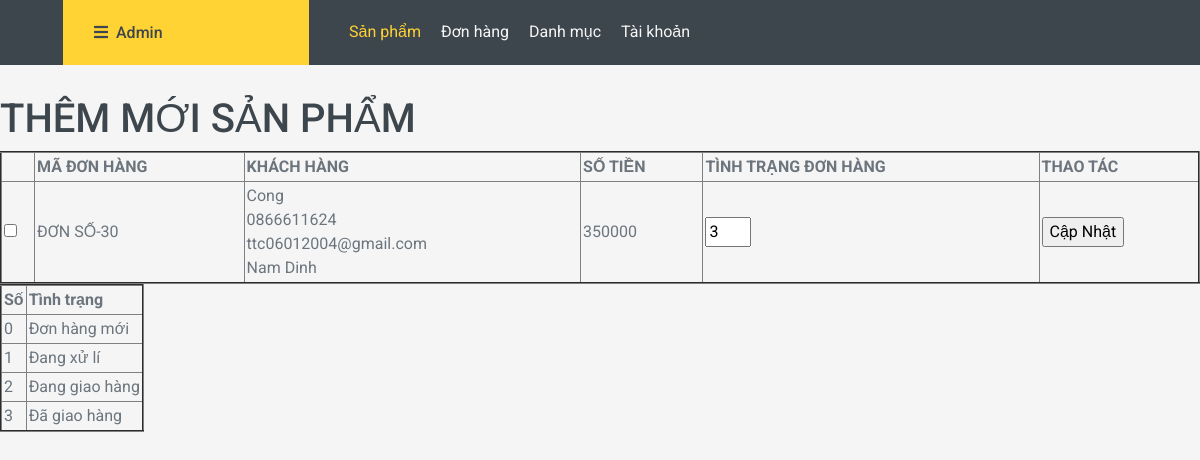
Screenshot of /admin/index.php?act=suabill&idbill=30 with the database file from the repository.
### tables this page shows
CREATE TABLE `tbl_order` (
  `id_order` int(11) NOT NULL,
  `id_user` int(11) NOT NULL,
  `hoten` varchar(250) NOT NULL,
  `sdt` varchar(255) NOT NULL,
  `email` varchar(250) NOT NULL,
  `diachi` varchar(250) NOT NULL,
  `tongtien` int(11) NOT NULL,
  `pttt` tinyint(4) NOT NULL COMMENT '1.Thanh toán trực tiếp\r\n2.Chuyển khoản',
  `ngaydathang` datetime NOT NULL,
  `trangthai` tinyint(4) NOT NULL COMMENT '0: Đơn hàng mới\r\n1.Đang xử lý\r\n2.Đang giao hàng\r\n3.Đã giao hàng'
);

### model/pdo.php (called while the page is built, shortened)
<?php
function pdo_get_connection(){
    $servername = "localhost";
    $username = "root";
    $password = "";
    try {
        $conn = new PDO("mysql:host=$servername;dbname=du_an_01", $username, $password);
        $conn->setAttribute(PDO::ATTR_ERRMODE, PDO::ERRMODE_EXCEPTION);
        return $conn;
    } catch(PDOException $e) {
        echo "Connection failed: " . $e->getMessage();
    }
}
function pdo_query_one($sql){
    $sql_args=array_slice(func_get_args(),1);
    try{
        $conn=pdo_get_connection();
        $stmt=$conn->prepare($sql);
        $stmt->execute($sql_args);
        $row=$stmt->fetch(PDO::FETCH_ASSOC);
        return $row;
    }
    catch(PDOException $e){
        throw $e;
    }
    finally{
        unset($conn);
    }
}
?>

### model/order.php (called while the page is built, shortened)
<?php
function loadone_bill($id){
    $sql = "select * from tbl_order where id_order=".$id;
    $result = pdo_query_one($sql);
    return $result;
}
?>

### admin/bill/update.php (the view, shortened to what this page needs)
<div class="row2">
    <div class="row2 font_title">
        <h1>THÊM MỚI SẢN PHẨM</h1>
    </div>
        </div>
        <table border = "2" cellpadding="2"border-collapse:collapse width="100%">
                    <tr>
                        <th></th>
                        <th>MÃ ĐƠN HÀNG</th>
                        <th>KHÁCH HÀNG</th>
                        <th>SỐ TIỀN</th>
                        <th>TÌNH TRẠNG ĐƠN HÀNG</th>
                        <th>THAO TÁC</th>
                    </tr>
                    <?php
                            extract($bill);
                            $kh = $bill["hoten"].'
                            <br> '.$bill["sdt"].'
                            <br> '.$bill["email"].'
                            <br> '.$bill["diachi"];
                            echo '
                            <tr>
                            <td><input type="checkbox" name="" id=""></td>
                            <td>ĐƠN SỐ-'.$bill['id_order'].'</td>
                            <td>'.$kh.'</td>
                            <td>'.$bill['tongtien'].'</td>
                            <td><input type="number" value="'.$bill['trangthai'].'" name="ttdh" min="0" max="3"></td>
                            <td>
                            <input type="hidden" name="id" value="'.$bill['id_order'].'">
                            <input class="mr20" name="updatebill" type="submit" value="Cập Nhật">
                            </td>
                            </tr>
                            ';
                    ?>
                </table>
                <table border = "2" cellpadding="2"border-collapse:collapse >
                    <tr>
                        <th>Số</th>
                        <th>Tình trạng</th>
                    </tr>
                    <tr>
                        <td>0</td>
                        <td>Đơn hàng mới</td>
                    </tr>
                    <tr>
                        <td>1</td>
                        <td>Đang xử lí</td>
                    </tr>
                    <tr>
                        <td>2</td>
                        <td>Đang giao hàng</td>
                    </tr>
                    <tr>
                        <td>3</td>
                        <td>Đã giao hàng</td>
                    </tr>
                </table>

### rows the page displays
tbl_order: id_order "30", hoten "Cong", sdt "0866611624", email "ttc06012004@gmail.com", diachi "Nam Dinh", tongtien "350000", ttdh "3"
